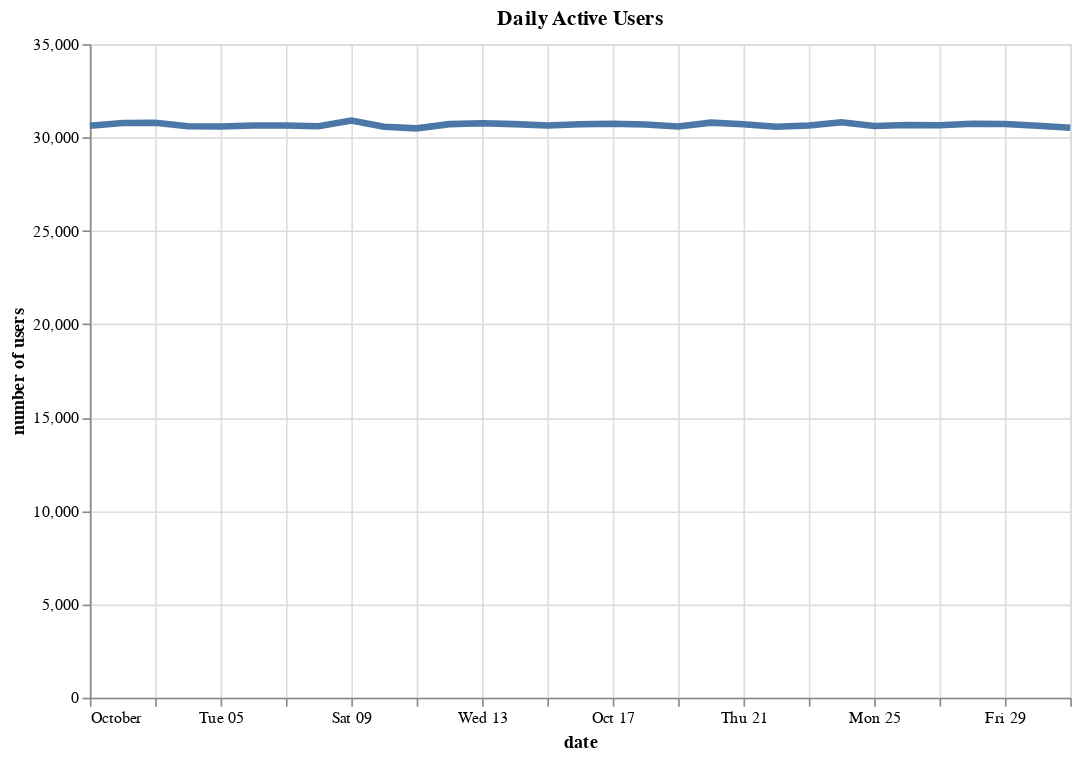

The notebook cell saved with this chart:
### Code cell
alt.Chart(activity).mark_line(size=4).encode(
    alt.X('dt:T', axis=alt.Axis(title = 'date')),
    alt.Y('userid:Q', axis=alt.Axis(title = 'number of users'))
).properties(
    width=600,
    height=400, 
    title='Daily Active Users'
)

### Figure 1 — Vega-Lite specification as saved in the notebook (floating-point values rounded to 4 significant figures)
{"config": {"view": {"continuousWidth": 300, "continuousHeight": 300}}, "data": {"name": "data-72fa7eaea915d722c2b264439d74a8e3"}, "mark": {"type": "line", "size": 4}, "encoding": {"x": {"axis": {"title": "date"}, "field": "dt", "type": "temporal"}, "y": {"axis": {"title": "number of users"}, "field": "userid", "type": "quantitative"}}, "height": 400, "title": "Daily Active Users", "width": 600, "$schema": "https://vega.github.io/schema/vega-lite/v5.8.0.json", "datasets": {"data-72fa7eaea915d722c2b264439d74a8e3": [{"dt": "2021-10-01", "userid": 30634, "activity_level": 30634}, {"dt": "2021-10-02", "userid": 30775, "activity_level": 30775}, {"dt": "2021-10-03", "userid": 30785, "activity_level": 30785}, {"dt": "2021-10-04", "userid": 30599, "activity_level": 30599}, {"dt": "2021-10-05", "userid": 30588, "activity_level": 30588}, {"dt": "2021-10-06", "userid": 30639, "activity_level": 30639}, {"dt": "2021-10-07", "userid": 30637, "activity_level": 30637}, {"dt": "2021-10-08", "userid": 30600, "activity_level": 30600}, {"dt": "2021-10-09", "userid": 30902, "activity_level": 30902}, {"dt": "2021-10-10", "userid": 30581, "activity_level": 30581}, {"dt": "2021-10-11", "userid": 30489, "activity_level": 30489}, {"dt": "2021-10-12", "userid": 30715, "activity_level": 30715}, {"dt": "2021-10-13", "userid": 30761, "activity_level": 30761}, {"dt": "2021-10-14", "userid": 30716, "activity_level": 30716}, {"dt": "2021-10-15", "userid": 30637, "activity_level": 30637}, {"dt": "2021-10-16", "userid": 30708, "activity_level": 30708}, {"dt": "2021-10-17", "userid": 30741, "activity_level": 30741}, {"dt": "2021-10-18", "userid": 30694, "activity_level": 30694}, {"dt": "2021-10-19", "userid": 30587, "activity_level": 30587}, {"dt": "2021-10-20", "userid": 30795, "activity_level": 30795}, {"dt": "2021-10-21", "userid": 30705, "activity_level": 30705}, {"dt": "2021-10-22", "userid": 30573, "activity_level": 30573}, {"dt": "2021-10-23", "userid": 30645, "activity_level": 30645}, {"dt": "2021-10-24", "userid": 30815, "activity_level": 30815}, {"dt": "2021-10-25", "userid": 30616, "activity_level": 30616}, {"dt": "2021-10-26", "userid": 30673, "activity_level": 30673}, {"dt": "2021-10-27", "userid": 30661, "activity_level": 30661}, {"dt": "2021-10-28", "userid": 30734, "activity_level": 30734}, {"dt": "2021-10-29", "userid": 30723, "activity_level": 30723}, {"dt": "2021-10-30", "userid": 30628, "activity_level": 30628}, {"dt": "2021-10-31", "userid": 30519, "activity_level": 30519}]}}
